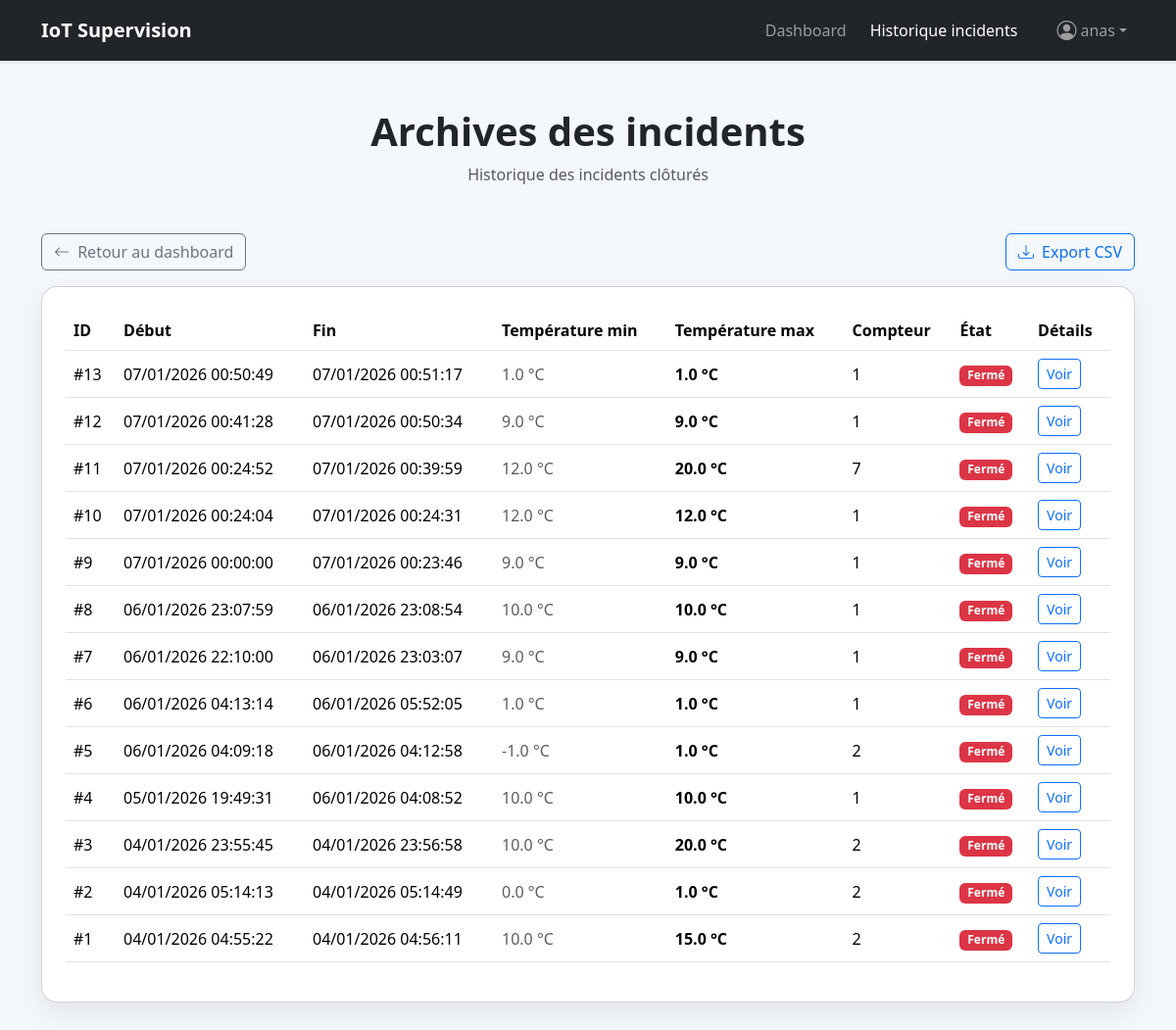
The page /incident/archive/ (signed in) on the database as committed earlier.
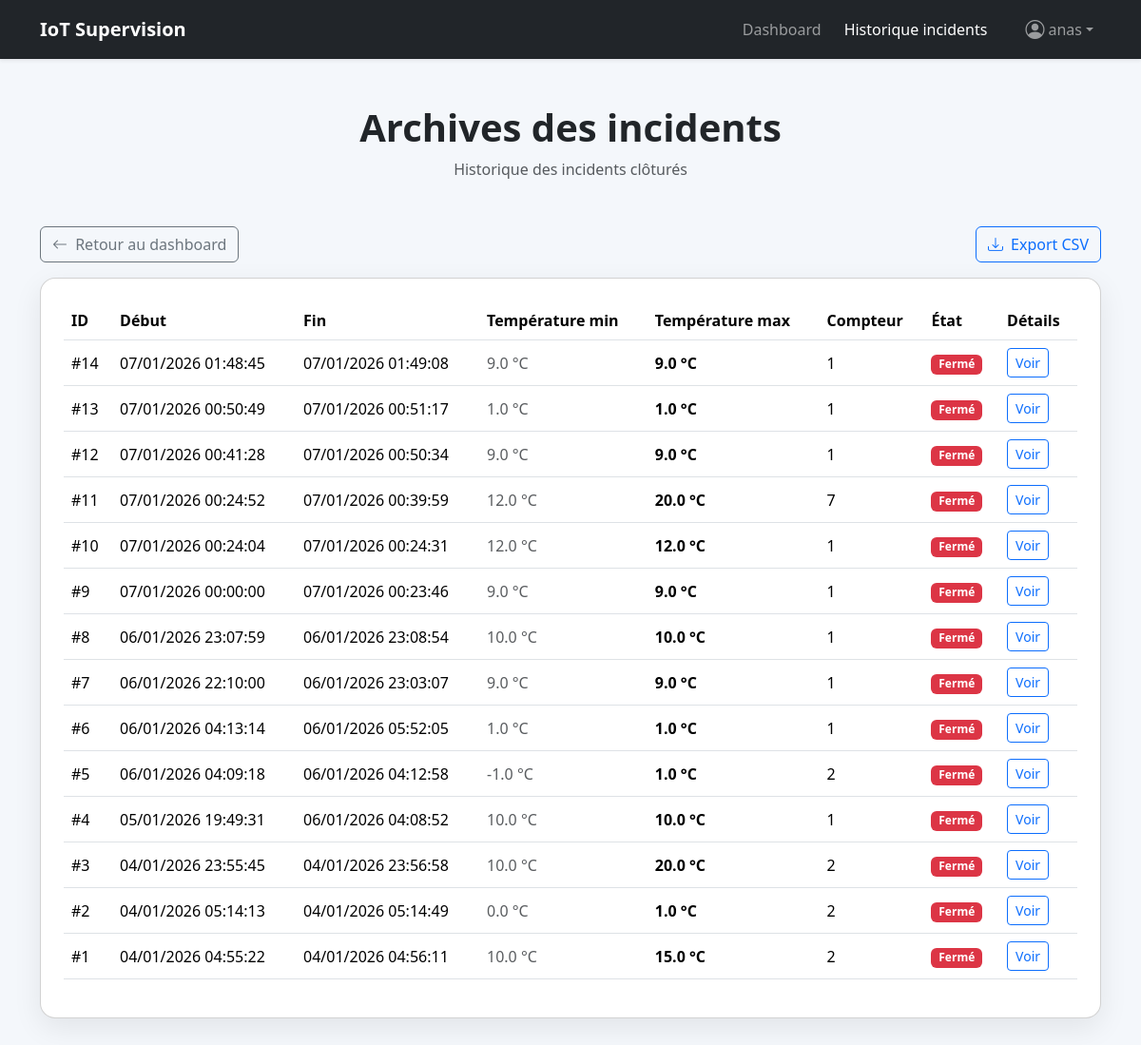
The same page on the database as committed later.
### DHT/models.py (models this page shows, shortened)
class Incident(models.Model):
    start_at = models.DateTimeField(auto_now_add=True)
    end_at = models.DateTimeField(null=True, blank=True)
    is_open = models.BooleanField(default=True)
    counter = models.IntegerField(default=0)
    min_temp = models.FloatField(null=True, blank=True)
    max_temp = models.FloatField(default=0)
    op1_ack = models.BooleanField(default=False)
    op2_ack = models.BooleanField(default=False)
    op3_ack = models.BooleanField(default=False)
    op1_comment = models.TextField(blank=True)
    op2_comment = models.TextField(blank=True)
    op3_comment = models.TextField(blank=True)
    op1_saved_at = models.DateTimeField(null=True, blank=True)
    op2_saved_at = models.DateTimeField(null=True, blank=True)
    op3_saved_at = models.DateTimeField(null=True, blank=True)

### DHT/views.py (the view)
# urls.py: path("incident/archive/", views.incident_archive, name="incident_archive"),
@login_required
def incident_archive(request):
    incidents = Incident.objects.all().order_by("-start_at")
    return render(request, "incident_archive.html", {"incidents": incidents})

### templates/incident_archive.html (shortened to what this page needs)
<!doctype html>
<html lang="fr">
<head>
  <link href="https://cdn.jsdelivr.net/npm/bootstrap@5.3.2/dist/css/bootstrap.min.css" rel="stylesheet">
  <link href="https://cdn.jsdelivr.net/npm/bootstrap-icons@1.11.1/font/bootstrap-icons.css" rel="stylesheet">
</head>
<body>
<nav class="navbar navbar-dark navbar-expand-lg bg-dark shadow-sm">
  <div class="container">
    <a class="navbar-brand fw-bold" href="#">IoT Supervision</a>
    <div class="collapse navbar-collapse show">
      <ul class="navbar-nav ms-auto align-items-center gap-2">
        <li class="nav-item">
          <a class="nav-link" href="/">Dashboard</a>
        </li>
        <li class="nav-item">
          <a class="nav-link active" href="/incident/archive/">Historique incidents</a>
        </li>
        <li class="nav-item dropdown ms-3">
          <a class="nav-link dropdown-toggle d-flex align-items-center"
             href="#"
             role="button"
             data-bs-toggle="dropdown"
             aria-expanded="false">
            <i class="bi bi-person-circle fs-5 me-1"></i>
            {{ request.user.username }}
          </a>
        </li>
      </ul>
    </div>
  </div>
</nav>
<div class="container my-5 text-center">
  <h1 class="fw-bold">Archives des incidents</h1>
  <p class="text-muted">Historique des incidents clôturés</p>
</div>
<div class="container mb-3 d-flex justify-content-between align-items-center">
  <a href="/" class="btn btn-outline-secondary">
    <i class="bi bi-arrow-left me-1"></i> Retour au dashboard
  </a>
  <button id="export-incidents-csv" class="btn btn-outline-primary">
    <i class="bi bi-download me-1"></i> Export CSV
  </button>
</div>
<div class="container mb-5">
  <div class="card card-box p-4">
    <div class="table-responsive">
      <table class="table align-middle">
        <thead>
          <tr>
            <th>ID</th>
            <th>Début</th>
            <th>Fin</th>
            <th>Température min</th>
            <th>Température max</th>
            <th>Compteur</th>
            <th>État</th>
            <th>Détails</th>
          </tr>
        </thead>
        <tbody>
          {% for inc in incidents %}
          <tr>
            <td>#{{ inc.id }}</td>
            <td>{{ inc.start_at|date:"d/m/Y H:i:s" }}</td>
            <td>
              {% if inc.is_open %}
                <span class="text-success fw-semibold">En cours</span>
              {% else %}
                {{ inc.end_at|date:"d/m/Y H:i:s" }}
              {% endif %}
            </td>
            <td class="text-muted">{{ inc.min_temp }} °C</td>
            <td class="fw-semibold">{{ inc.max_temp }} °C</td>
            <td>{{ inc.counter }}</td>
            <td>
              {% if inc.is_open %}
                <span class="badge bg-success">Ouvert</span>
              {% else %}
                <span class="badge bg-danger">Fermé</span>
              {% endif %}
            </td>
            <td>
              <a href="{% url 'incident_detail' inc.id %}" class="btn btn-sm btn-outline-primary">
                Voir
              </a>
            </td>
          </tr>
          {% empty %}
          <tr>
            <td colspan="8" class="text-center text-muted">
              Aucun incident archivé.
            </td>
          </tr>
          {% endfor %}
        </tbody>
      </table>
    </div>
  </div>
</div>
</body>
</html>

Rows that differ between the two databases and show on the page:
added Incident: id "14", start_at "07/01/2026 01:48:45", end_at "07/01/2026 01:49:08", min_temp "9.0", max_temp "9.0", counter "1", is_open "Fermé"
